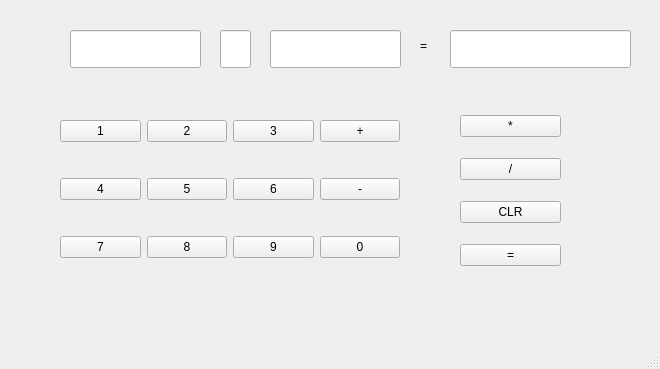
<?xml version="1.0" encoding="UTF-8"?>
<ui version="4.0">
 <class>MainWindow</class>
 <widget class="QMainWindow" name="MainWindow">
  <property name="geometry">
   <rect>
    <x>0</x>
    <y>0</y>
    <width>660</width>
    <height>369</height>
   </rect>
  </property>
  <property name="windowTitle">
   <string>MainWindow</string>
  </property>
  <widget class="QWidget" name="centralwidget">
   <widget class="QWidget" name="gridLayoutWidget">
    <property name="geometry">
     <rect>
      <x>60</x>
      <y>90</y>
      <width>340</width>
      <height>200</height>
     </rect>
    </property>
    <layout class="QGridLayout" name="gridLayout">
     <item row="1" column="3">
      <widget class="QPushButton" name="sub">
       <property name="text">
        <string>-</string>
       </property>
      </widget>
     </item>
     <item row="2" column="3">
      <widget class="QPushButton" name="N">
       <property name="text">
        <string>0</string>
       </property>
      </widget>
     </item>
     <item row="0" column="3">
      <widget class="QPushButton" name="add">
       <property name="text">
        <string>+</string>
       </property>
      </widget>
     </item>
     <item row="2" column="2">
      <widget class="QPushButton" name="N9">
       <property name="text">
        <string>9</string>
       </property>
      </widget>
     </item>
     <item row="2" column="1">
      <widget class="QPushButton" name="N8">
       <property name="text">
        <string>8</string>
       </property>
      </widget>
     </item>
     <item row="0" column="0">
      <widget class="QPushButton" name="N1">
       <property name="text">
        <string>1</string>
       </property>
      </widget>
     </item>
     <item row="1" column="1">
      <widget class="QPushButton" name="N5">
       <property name="text">
        <string>5</string>
       </property>
      </widget>
     </item>
     <item row="2" column="0">
      <widget class="QPushButton" name="N7">
       <property name="text">
        <string>7</string>
       </property>
      </widget>
     </item>
     <item row="0" column="1">
      <widget class="QPushButton" name="N2">
       <property name="text">
        <string>2</string>
       </property>
      </widget>
     </item>
     <item row="0" column="2">
      <widget class="QPushButton" name="N3">
       <property name="text">
        <string>3</string>
       </property>
      </widget>
     </item>
     <item row="1" column="0">
      <widget class="QPushButton" name="N4">
       <property name="text">
        <string>4</string>
       </property>
      </widget>
     </item>
     <item row="1" column="2">
      <widget class="QPushButton" name="N6">
       <property name="text">
        <string>6</string>
       </property>
      </widget>
     </item>
    </layout>
   </widget>
   <widget class="QLineEdit" name="value1">
    <property name="geometry">
     <rect>
      <x>70</x>
      <y>30</y>
      <width>131</width>
      <height>38</height>
     </rect>
    </property>
   </widget>
   <widget class="QLineEdit" name="value2">
    <property name="geometry">
     <rect>
      <x>270</x>
      <y>30</y>
      <width>131</width>
      <height>38</height>
     </rect>
    </property>
   </widget>
   <widget class="QLineEdit" name="resultWindow">
    <property name="geometry">
     <rect>
      <x>450</x>
      <y>30</y>
      <width>181</width>
      <height>38</height>
     </rect>
    </property>
   </widget>
   <widget class="QLabel" name="label">
    <property name="geometry">
     <rect>
      <x>420</x>
      <y>30</y>
      <width>16</width>
      <height>31</height>
     </rect>
    </property>
    <property name="text">
     <string>=</string>
    </property>
   </widget>
   <widget class="QLineEdit" name="operationWindow">
    <property name="geometry">
     <rect>
      <x>220</x>
      <y>30</y>
      <width>31</width>
      <height>38</height>
     </rect>
    </property>
   </widget>
   <widget class="QWidget" name="verticalLayoutWidget">
    <property name="geometry">
     <rect>
      <x>460</x>
      <y>100</y>
      <width>101</width>
      <height>181</height>
     </rect>
    </property>
    <layout class="QVBoxLayout" name="verticalLayout">
     <item>
      <widget class="QPushButton" name="mul">
       <property name="text">
        <string>*</string>
       </property>
      </widget>
     </item>
     <item>
      <widget class="QPushButton" name="div">
       <property name="text">
        <string>/</string>
       </property>
      </widget>
     </item>
     <item>
      <widget class="QPushButton" name="Clear">
       <property name="text">
        <string>CLR</string>
       </property>
      </widget>
     </item>
     <item>
      <widget class="QPushButton" name="showResult">
       <property name="text">
        <string>=</string>
       </property>
      </widget>
     </item>
    </layout>
   </widget>
  </widget>
  <widget class="QMenuBar" name="menubar">
   <property name="geometry">
    <rect>
     <x>0</x>
     <y>0</y>
     <width>660</width>
     <height>36</height>
    </rect>
   </property>
  </widget>
  <widget class="QStatusBar" name="statusbar"/>
 </widget>
 <resources/>
 <connections/>
</ui>
